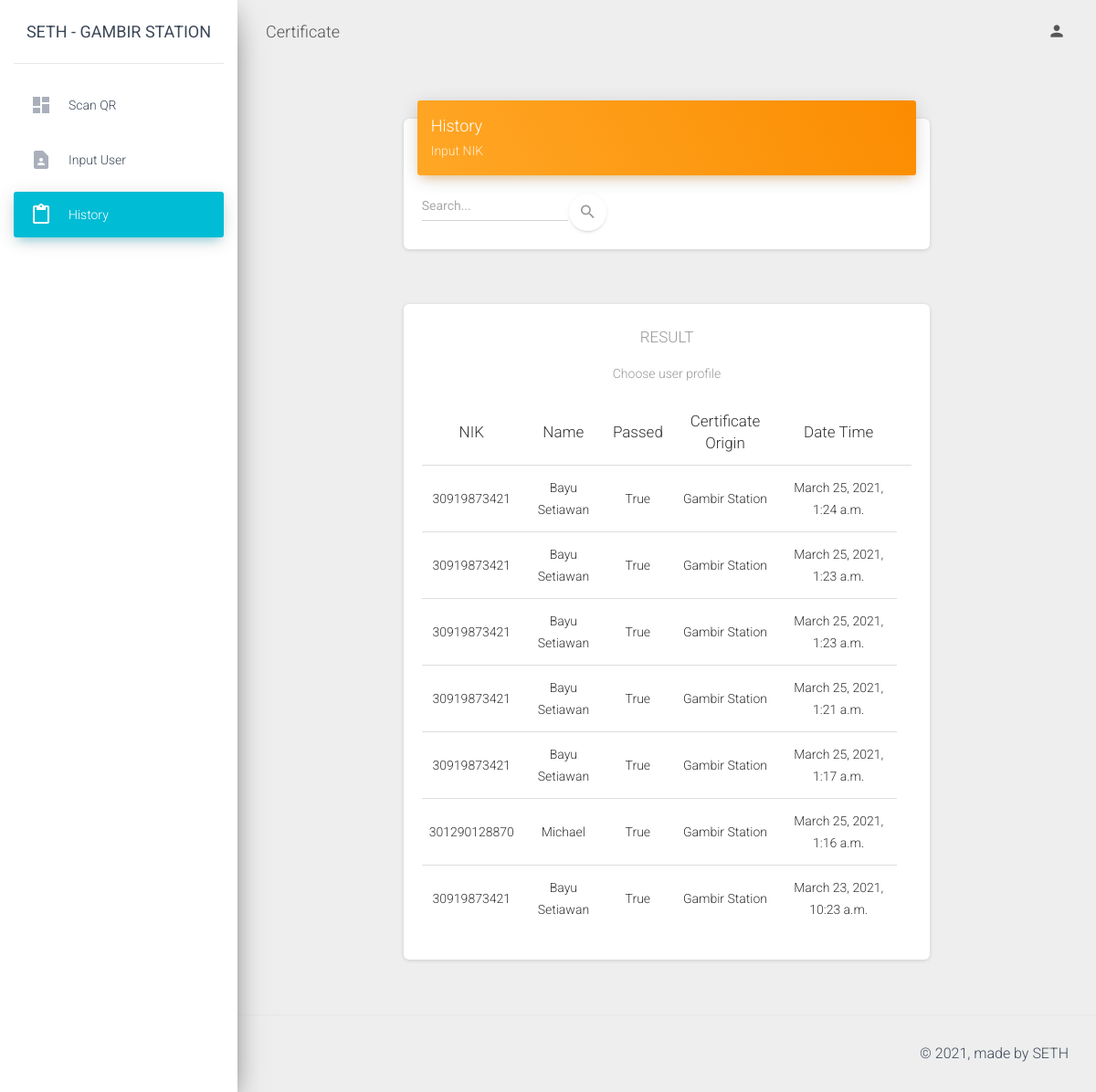
The app's page /b_web/history (signed in), older data.
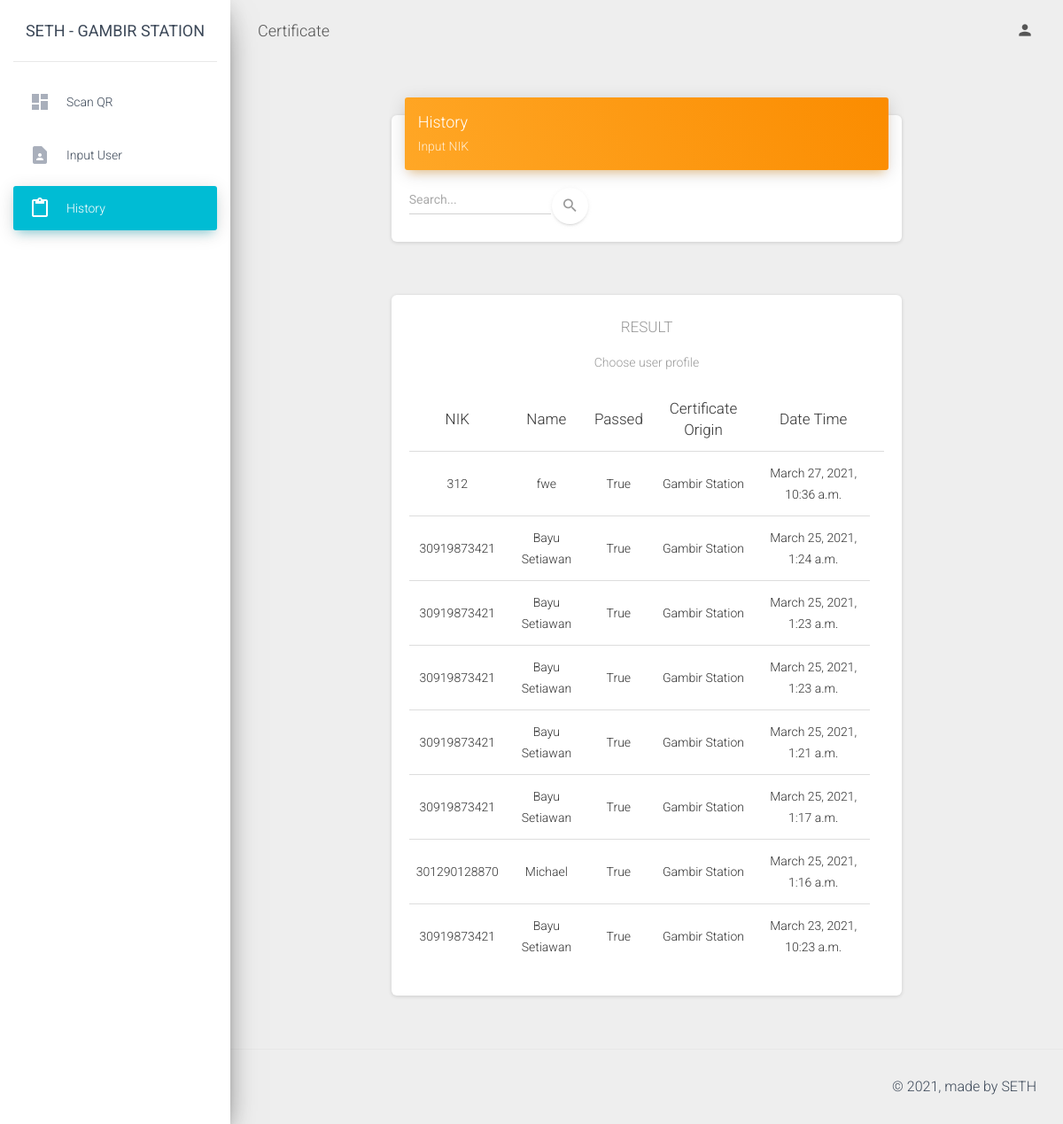
The same page, newer data.
### SETH/models.py (models this page shows)
class History(models.Model):
    cuser = models.ForeignKey(CUser, on_delete=models.CASCADE)
    datetime = models.DateTimeField(default=datetime.now, blank=True, null=True)
    passed = models.BooleanField(default=False)
    b_place = models.ForeignKey(BPlace, on_delete=models.CASCADE, blank=True, null=True)
    cert = models.ForeignKey(Certificate, on_delete=models.CASCADE, related_name='certificate_history', blank=True, null=True)

class CUser(models.Model):
    nik = models.CharField(max_length=50, blank=False)
    name = models.CharField(max_length=50, blank=False)
    email = models.CharField(max_length=50, blank=False)
    phone = models.CharField(max_length=50, blank=False)
    bday = models.CharField(max_length=50, blank=False)
    address = models.CharField(max_length=50, blank=False)
    city = models.CharField(max_length=50, blank=False)
    country = models.CharField(max_length=50, blank=False)
    postalcode = models.CharField(max_length=50, blank=False)
    password = models.CharField(max_length=50, blank=False, default='12345')
    face_data = models.BooleanField(blank=False, default=False)
    fingerprint = models.BooleanField(blank=False, default=False)

class BPlace(models.Model):
    name = models.CharField(max_length=50, blank=False)
    supported_certs = models.CharField(max_length=50, blank=False, default='Genose')

### B_WEB/views.py (the view)
# urls.py: path('history', views.history, name='history'),
@login_required
@buser_required
def history(request):
    if request.method=="GET":
        passed = (History.objects.filter(b_place__name__contains=settings.B_PLACE_NAME, ))
        return render(request, 'front2/history.html', {"history": passed.order_by("-datetime"), 'bplace_name': settings.B_PLACE_NAME})
    elif request.method=="POST":
        form = request.POST
        name_nik = form.get("name_nik")
        passed = list(History.objects.filter(b_place__name__contains=settings.B_PLACE_NAME, cuser__name__contains=name_nik))
        return render(request, 'front2/history.html', {"history": passed, 'bplace_name': settings.B_PLACE_NAME})
    else:
        print("Invalid method")

### B_WEB/views.py (called while the page is built)
def buser_required(function=None, redirect_field_name=REDIRECT_FIELD_NAME, login_url='/b_web/login'):
    actual_decorator = user_passes_test(
        lambda u: u.is_active and u.usertype==UserAuthentication.B_TYPE,
        login_url=login_url,
        redirect_field_name=redirect_field_name
    )
    if function:
        return actual_decorator(
            function,
        )
    return actual_decorator

### templates/front2/history.html (shortened to what the changed rows need)
<!DOCTYPE html>
<html lang="en">
<head>
  <link rel="stylesheet" href="https://maxcdn.bootstrapcdn.com/font-awesome/latest/css/font-awesome.min.css">
  <link href="/staticfiles/assets/css/material-dashboard.css?v=2.1.2" rel="stylesheet" />
  <link href="/staticfiles/assets/demo/demo.css" rel="stylesheet" />
</head>
<body class="">
    <div class="main-panel">
      <div class="content">
        <div class="container-fluid">
          {% if history %}
            <div class="row">
              <div class="col-md-8 ml-auto mr-auto">
                <div class="card card-profile">
                  <div class="card-body">
                    <div class="table-responsive table-upgrade">
                      <table class="table">
                        <thead>
                          <tr>
                            <th class="text-center">NIK</th>
                            <th class="text-center">Name</th>
                            <th class="text-center">Passed</th>
                            <th class="text-center">Certificate Origin</th>
                            <th class="text-center">Date Time</th>
                            <th></th>
                          </tr>
                        </thead>
                        <tbody>
                            {% for hist in history %}
                              <tr>
                                <td class="text-center">
                                  {{hist.cuser.nik}}
                                </td>
                                <td class="text-center">
                                  {{hist.cuser.name}}
                                </td>
                                <td class="text-center">
                                  {{hist.passed}}
                                </td>
                                <td class="text-center">
                                  {{hist.b_place.name}}
                                </td>
                                <td class="text-center">
                                  {{hist.datetime}}
                                </td>
                              </tr>
                            {% endfor %}
                        </tbody>
                      </table>
                    </div>
                  </div>
                </div>
              </div>
          </div>
        {% endif %}
      </div>
    </div>
    </div>
</body>
</html>

Row changes from the older to the newer data that the page shows:
added History: cuser.nik "312", cuser.name "fwe", passed "True", b_place.name "Gambir Station", datetime "March 27, 2021, 10:36 a.m."
